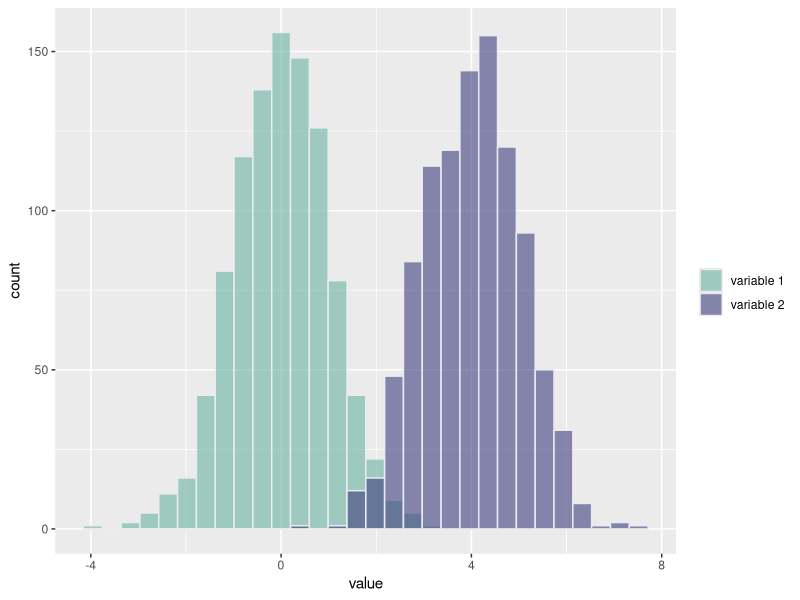

Here is the R script that generated this plot:
# library
library(ggplot2)
library(dplyr)

# Build dataset with different distributions
data <- data.frame(
  type = c( rep("variable 1", 1000), rep("variable 2", 1000) ),
  value = c( rnorm(1000), rnorm(1000, mean=4) )
)

# Represent it
p <- data %>%
  ggplot( aes(x=value, fill=type)) +
    geom_histogram( color="#e9ecef", alpha=0.6, position = 'identity') +
    scale_fill_manual(values=c("#69b3a2", "#404080")) +
    labs(fill="")